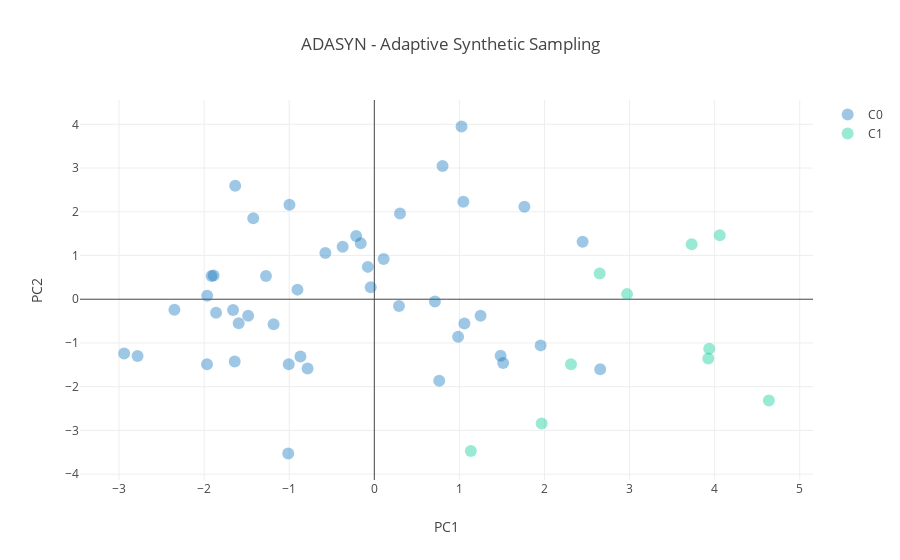

The code cell stored with this chart in its notebook:
### Markdown cell above
## Over-sampling: ADASYN
Adaptive Synthetic Sampling - improved version of SMOTE. What it does is same as SMOTE just with a minor improvement. After creating those sample it adds a random small values to the points thus making it more realistic. In other words instead of all the sample being linearly correlated to the parent they have a little more variance

### Code cell
from imblearn.over_sampling import ADASYN

ada = ADASYN(sampling_strategy={'C1': 10}, n_neighbors=4)
X_adasyn, y_adasyn = ada.fit_resample(X_PCA, y=df['target'])

plot_2d_space(X_adasyn, y_adasyn, title='ADASYN - Adaptive Synthetic Sampling')

### Figure 1 — Plotly figure (JSON) as saved in the notebook; plotly's stock layout.template omitted (floating-point values rounded to 4 significant figures)
{"data": [{"marker": {"color": "#0D76BF", "line": {"color": "rgba(217, 217, 217, 0.14)", "width": 0.5}, "opacity": 0.4, "size": 12}, "mode": "markers", "name": "C0", "type": "scatter", "uid": "f509ac52-aba4-4b55-b1c4-9ef032661eef", "x": [0.9849, 1.025, -0.9975, 1.514, -0.8681, -1.012, -2.349, 1.955, -0.9033, -1.66, -0.07643, -0.7844, -1.641, 2.448, -0.2132, -0.04215, 0.1093, -1.006, -1.635, -1.966, -1.964, 2.655, -0.1598, 0.2898, -1.889, 1.047, -1.594, -2.783, 1.484, 1.249, -0.5755, 1.764, 0.7629, -1.184, -1.86, -1.423, 0.802, -0.3721, 1.059, 0.3018, -1.483, -1.273, -2.94, 0.7119, -1.913], "y": [-0.8576, 3.95, 2.161, -1.461, -1.308, -3.528, -0.2401, -1.056, 0.2194, -0.2489, 0.7396, -1.583, -1.425, 1.316, 1.446, 0.2714, 0.9207, -1.487, 2.593, -1.487, 0.08124, -1.602, 1.279, -0.1546, 0.5421, 2.229, -0.5513, -1.3, -1.295, -0.376, 1.056, 2.116, -1.867, -0.5735, -0.3072, 1.849, 3.045, 1.2, -0.5576, 1.959, -0.3773, 0.5325, -1.24, -0.05301, 0.529]}, {"marker": {"color": "#00cc96", "line": {"color": "rgba(217, 217, 217, 0.14)", "width": 0.5}, "opacity": 0.4, "size": 12}, "mode": "markers", "name": "C1", "type": "scatter", "uid": "4ad29859-7b77-4aed-a111-96ead5b78c10", "x": [4.637, 2.649, 1.134, 3.925, 4.06, 2.97, 3.73, 1.967, 3.936, 2.311], "y": [-2.314, 0.5861, -3.472, -1.356, 1.461, 0.1167, 1.256, -2.841, -1.132, -1.488]}], "layout": {"title": {"text": "ADASYN - Adaptive Synthetic Sampling"}, "xaxis": {"showline": false, "title": {"text": "PC1"}}, "yaxis": {"showline": false, "title": {"text": "PC2"}}}}
